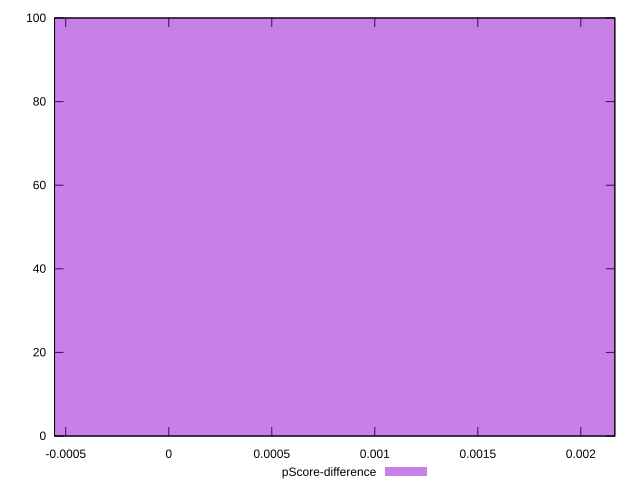

This chart was generated by the following gnuplot code:
reset

$pScoreDifference <<EOF
0 100
EOF

set key outside below
set boxwidth 0.1
set xrange [-0.000554444444444413:0.002165000438690168]
set yrange [0:100]
set trange [0:100]
set style fill transparent solid 0.5 noborder
set terminal svg size 640, 490 enhanced background rgb 'white'
set output "reports/report_00028_2021-02-24T12-49-42.674Z/uses-rel-preconnect/samples/music/pScore-difference/histogram.svg"

plot $pScoreDifference title "pScore-difference" with boxes

reset
